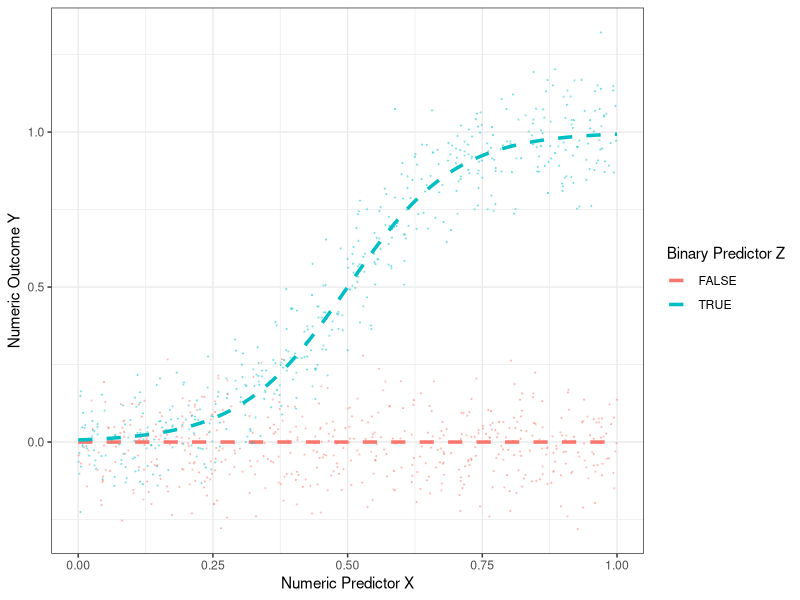

The R script that drew this image:
## ---- chunk 1
#| echo: false
#| code-fold: true

library(knitr)

df <- data.frame(X1 = rnorm(10),
                 X2 = rnorm(10, mean = 5, sd = 2),
                 y = rbinom(10, 2, 0.5))

kable(head(df))
## ---- chunk 2
#| echo: false
#| code-fold: true

library(dplyr)
library(ggplot2)

# Data generating process
true_conditional_mean <- tibble(z = F, x = seq(0,1,.001)) |>
  bind_rows(tibble(z = T, x = seq(0,1,.001))) |>
  mutate(mu = z * plogis(10 * (x - .5)))

simulate <- function(sample_size) {
  tibble(z = F, x = seq(0,1,.001)) |>
    bind_rows(tibble(z = T, x = seq(0,1,.001))) |>
    mutate(mu = z * plogis(10 * (x - .5))) |>
    slice_sample(n = sample_size, replace = T) |>
    mutate(y = mu + rnorm(n(), sd = .1))
}
simulated_data <- simulate(1000)
p_no_points <- true_conditional_mean |>
  ggplot(aes(x = x, color = z, y = mu)) +
  geom_line(linetype = "dashed", size = 1.2) +
  labs(
    x = "Numeric Predictor X",
    y = "Numeric Outcome Y",
    color = "Binary Predictor Z"
  ) +
  theme_bw()
p <- p_no_points +
  geom_point(data = simulated_data, aes(y = y), size = .2, alpha = .3)
p
## ---- chunk 3
set.seed(1234)
n <- 10
X <- rnorm(n)
y <- 2.5 * X + rnorm(n)
reg <- lm(y ~ X)
summary(reg)
## ---- chunk 4
set.seed(1234)
n <- 10
b <- 2.5
X <- rnorm(n)
prob <- exp(b*X) / (1 + exp(b*X))
y <- 1*(runif(n)<prob)
class <- glm(y ~ X, family = binomial)
summary(class)
